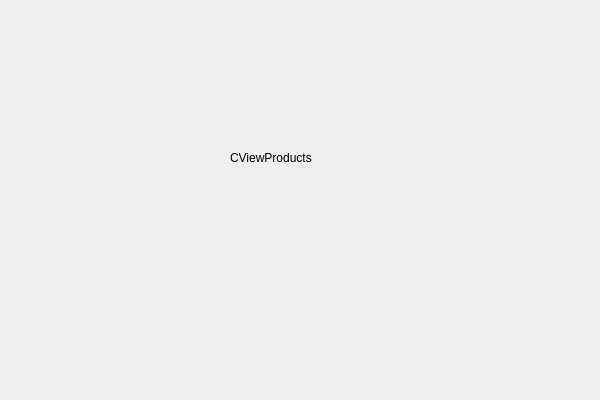
<?xml version="1.0" encoding="UTF-8"?>
<ui version="4.0">
 <class>CViewProductsClass</class>
 <widget class="QWidget" name="CViewProductsClass">
  <property name="geometry">
   <rect>
    <x>0</x>
    <y>0</y>
    <width>600</width>
    <height>400</height>
   </rect>
  </property>
  <property name="windowTitle">
   <string>CViewProducts</string>
  </property>
  <widget class="QLabel" name="label">
   <property name="geometry">
    <rect>
     <x>230</x>
     <y>150</y>
     <width>181</width>
     <height>16</height>
    </rect>
   </property>
   <property name="text">
    <string>CViewProducts</string>
   </property>
  </widget>
 </widget>
 <layoutdefault spacing="6" margin="11"/>
 <resources/>
 <connections/>
</ui>
